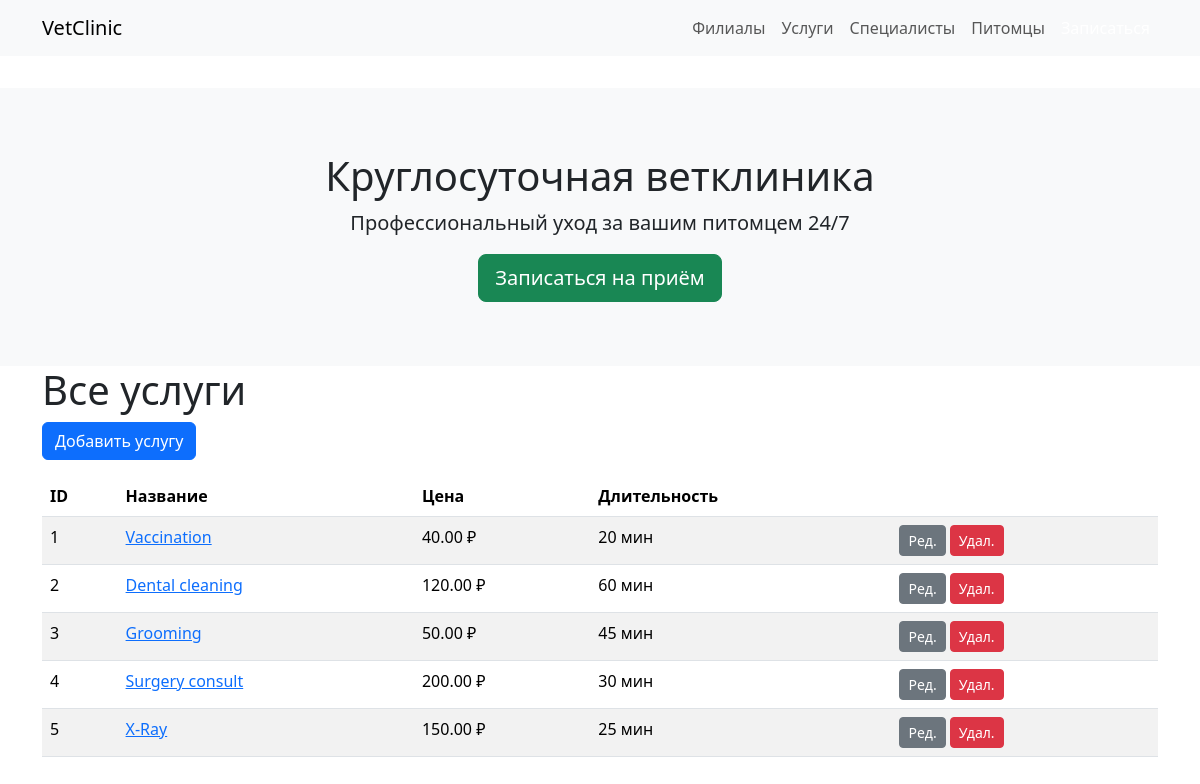
/services/, run on an earlier commit of the app's database.
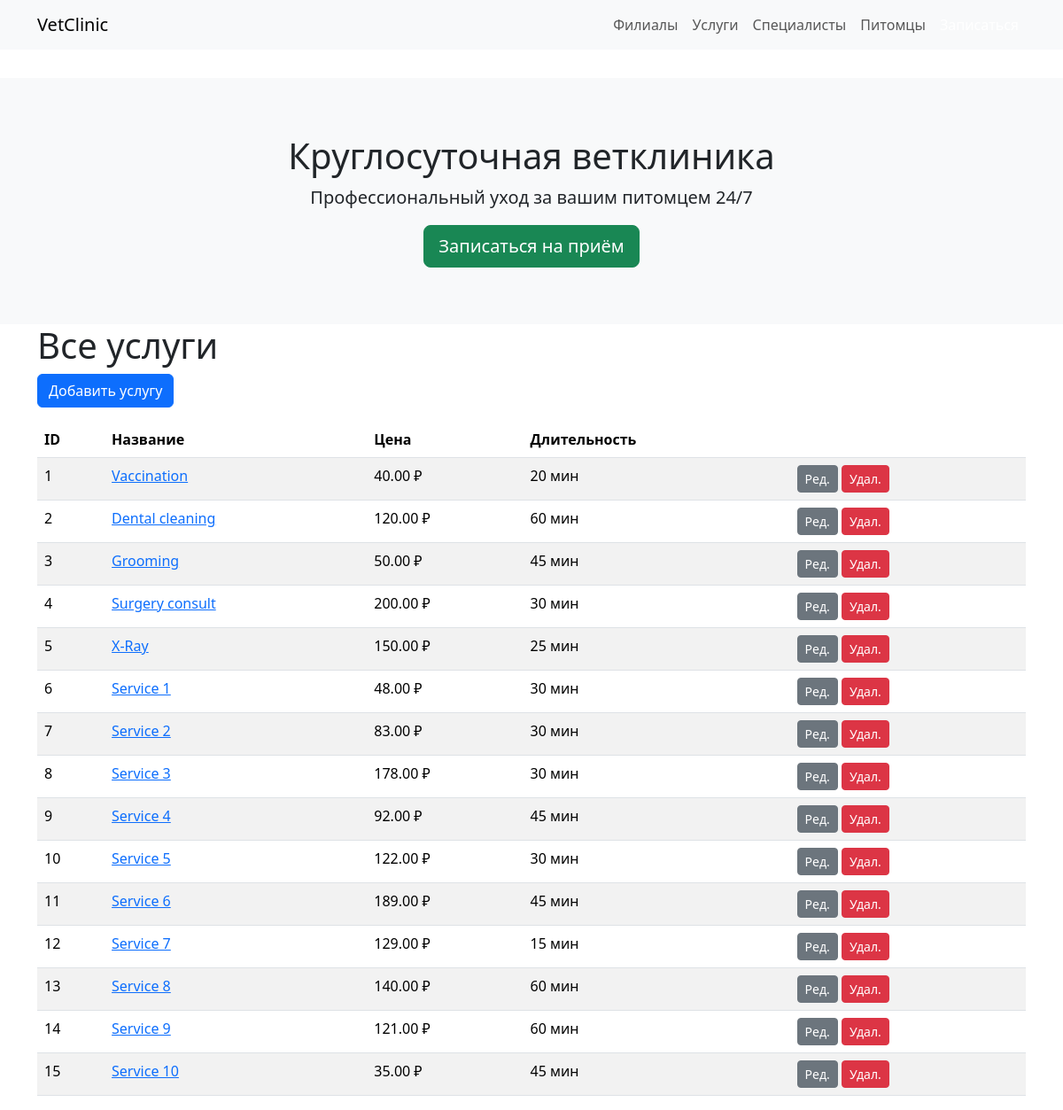
And on a later commit of the database.
### vetclinic/models.py (models this page shows, shortened)
class Service(models.Model):
    id = models.AutoField(primary_key=True, db_column="service_id")
    name = models.CharField(_("название"), max_length=150)
    description = models.TextField(_("описание"), blank=True)
    base_price = models.DecimalField(_("базовая цена"), max_digits=10, decimal_places=2)
    duration_minutes = models.PositiveIntegerField(_("длительность, мин"), null=True, blank=True)
    created_at = models.DateTimeField(_("создан"), default=timezone.now)
    updated_at = models.DateTimeField(_("обновлён"), auto_now=True)
    class Meta:
        db_table = "services"
        verbose_name = _("услуга")
        verbose_name_plural = _("услуги")

### vetclinic/views.py (the view)
# urls.py: path("services/",               views.ServiceListView.as_view(),   name="service_list"),
class ServiceListView(ListView):
    model = Service
    template_name = "vetclinic/service_list.html"
    context_object_name = "services"

### vetclinic/templates/vetclinic/service_list.html (shortened to what this page needs)
{% extends 'vetclinic/base.html' %}
{% block content %}
<h1>Все услуги</h1>
<a href="{% url 'vetclinic:service_add' %}" class="btn btn-primary mb-3">Добавить услугу</a>
<table class="table table-striped">
  <thead><tr><th>ID</th><th>Название</th><th>Цена</th><th>Длительность</th><th></th></tr></thead>
  <tbody>
  {% for s in services %}
    <tr>
      <td>{{ s.id }}</td>
      <td><a href="{% url 'vetclinic:service_detail' s.pk %}">{{ s.name }}</a></td>
      <td>{{ s.base_price }} ₽</td>
      <td>{{ s.duration_minutes }} мин</td>
      <td>
        <a class="btn btn-sm btn-secondary" href="{% url 'vetclinic:service_edit' s.pk %}">Ред.</a>
        <a class="btn btn-sm btn-danger" href="{% url 'vetclinic:service_delete' s.pk %}">Удал.</a>
      </td>
    </tr>
  {% empty %}
    <tr><td colspan="5">Нет услуг</td></tr>
  {% endfor %}
  </tbody>
</table>
{% endblock %}

### vetclinic/templates/vetclinic/base.html (shortened to what this page needs)
{% load static %}
<!doctype html>
<html lang="ru">
<head>
  <link href="https://cdn.jsdelivr.net/npm/bootstrap@5.3.3/dist/css/bootstrap.min.css" rel="stylesheet">
</head>
<body>
<nav class="navbar navbar-expand-lg navbar-light bg-light">
  <div class="container">
    <a class="navbar-brand" href="{% url 'vetclinic:home' %}">VetClinic</a>
    <div class="collapse navbar-collapse" id="navMenu">
      <ul class="navbar-nav ms-auto">
        <li class="nav-item"><a class="nav-link" href="#">Филиалы</a></li>
        <li class="nav-item"><a class="nav-link" href="{% url 'vetclinic:service_list' %}">Услуги</a></li>
        <li class="nav-item"><a class="nav-link" href="#">Специалисты</a></li>
        <li class="nav-item"><a class="nav-link" href="{% url 'vetclinic:pet_list' %}">Питомцы</a></li>
        <li class="nav-item"><a class="nav-link btn btn-primary text-white"
                                 href="#">Записаться</a></li>
      </ul>
    </div>
  </div>
</nav>
<div class="hero">
  <h1>Круглосуточная ветклиника</h1>
  <p>Профессиональный уход за вашим питомцем 24/7</p>
  <a href="#" class="btn btn-lg btn-success">Записаться на приём</a>
</div>
<div class="container">
  {% block content %}{% endblock %}
</div>
</body>
</html>

### vetclinic/templates/vetclinic/base.html (style rules this page uses)
.navbar { margin-bottom: 2rem; }
.hero { background: #f8f9fa; padding: 4rem 1rem; text-align: center; }
.hero h1 { font-size: 2.5rem; margin-bottom: 0.5rem; }
.hero p { font-size: 1.25rem; margin-bottom: 1rem; }

What changed in the data, as far as the page shows it:
added Service: id "6", name "Service 1", base_price "48.00", duration_minutes "30"
added Service: id "7", name "Service 2", base_price "83.00", duration_minutes "30"
added Service: id "8", name "Service 3", base_price "178.00", duration_minutes "30"
added Service: id "9", name "Service 4", base_price "92.00", duration_minutes "45"
added Service: id "10", name "Service 5", base_price "122.00", duration_minutes "30"
added Service: id "11", name "Service 6", base_price "189.00", duration_minutes "45"
added Service: id "12", name "Service 7", base_price "129.00", duration_minutes "15"
added Service: id "13", name "Service 8", base_price "140.00", duration_minutes "60"
added Service: id "14", name "Service 9", base_price "121.00", duration_minutes "60"
added Service: id "15", name "Service 10", base_price "35.00", duration_minutes "45"
